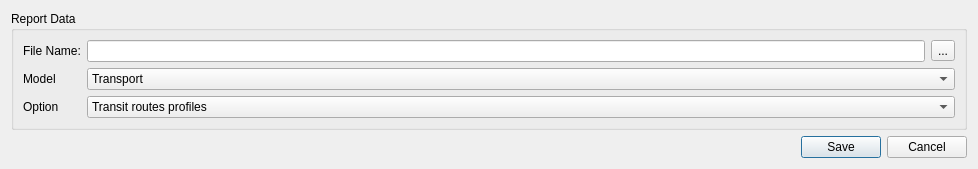
<?xml version="1.0" encoding="UTF-8"?>
<ui version="4.0">
 <class>Dialog</class>
 <widget class="QDialog" name="Dialog">
  <property name="geometry">
   <rect>
    <x>0</x>
    <y>0</y>
    <width>978</width>
    <height>160</height>
   </rect>
  </property>
  <property name="windowTitle">
   <string>File settings</string>
  </property>
  <layout class="QHBoxLayout" name="horizontalLayout">
   <item>
    <layout class="QVBoxLayout" name="verticalLayout_4">
     <item>
      <widget class="QSplitter" name="splitter">
       <property name="orientation">
        <enum>Qt::Horizontal</enum>
       </property>
       <widget class="QWidget" name="layoutWidget">
        <layout class="QVBoxLayout" name="verticalLayout_3">
         <item>
          <widget class="QGroupBox" name="project">
           <property name="sizePolicy">
            <sizepolicy hsizetype="Expanding" vsizetype="Preferred">
             <horstretch>0</horstretch>
             <verstretch>0</verstretch>
            </sizepolicy>
           </property>
           <property name="title">
            <string>Report Data</string>
           </property>
           <layout class="QVBoxLayout" name="verticalLayout_5">
            <item>
             <layout class="QFormLayout" name="formLayout">
              <item row="0" column="0">
               <widget class="QLabel" name="fileNameLabel">
                <property name="text">
                 <string>File Name:</string>
                </property>
               </widget>
              </item>
              <item row="0" column="1">
               <layout class="QHBoxLayout" name="horizontalLayout_2">
                <item>
                 <widget class="QLineEdit" name="filename"/>
                </item>
                <item>
                 <widget class="QToolButton" name="filename_btn">
                  <property name="text">
                   <string>...</string>
                  </property>
                 </widget>
                </item>
               </layout>
              </item>
              <item row="1" column="0">
               <widget class="QLabel" name="label_2">
                <property name="text">
                 <string>Model</string>
                </property>
               </widget>
              </item>
              <item row="1" column="1">
               <widget class="QComboBox" name="modelCombo">
                <item>
                 <property name="text">
                  <string>Transport</string>
                 </property>
                </item>
               </widget>
              </item>
              <item row="2" column="0">
               <widget class="QLabel" name="label">
                <property name="text">
                 <string>Option</string>
                </property>
               </widget>
              </item>
              <item row="2" column="1">
               <widget class="QComboBox" name="optionCombo">
                <item>
                 <property name="text">
                  <string>Transit routes profiles</string>
                 </property>
                </item>
               </widget>
              </item>
             </layout>
            </item>
           </layout>
          </widget>
         </item>
        </layout>
       </widget>
      </widget>
     </item>
     <item>
      <widget class="QDialogButtonBox" name="buttonBox">
       <property name="orientation">
        <enum>Qt::Horizontal</enum>
       </property>
       <property name="standardButtons">
        <set>QDialogButtonBox::Cancel|QDialogButtonBox::Save</set>
       </property>
      </widget>
     </item>
    </layout>
   </item>
  </layout>
 </widget>
 <tabstops>
  <tabstop>buttonBox</tabstop>
 </tabstops>
 <resources/>
 <connections>
  <connection>
   <sender>buttonBox</sender>
   <signal>rejected()</signal>
   <receiver>Dialog</receiver>
   <slot>reject()</slot>
   <hints>
    <hint type="sourcelabel">
     <x>317</x>
     <y>496</y>
    </hint>
    <hint type="destinationlabel">
     <x>286</x>
     <y>274</y>
    </hint>
   </hints>
  </connection>
 </connections>
</ui>
